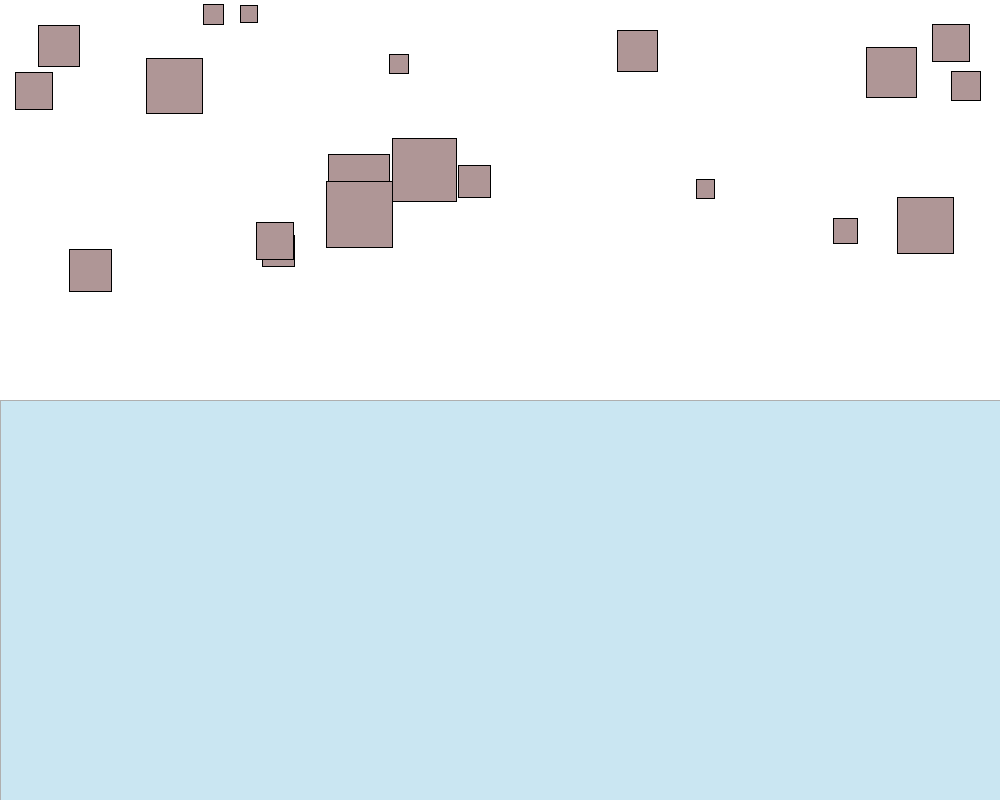
Frame 1 (no input)
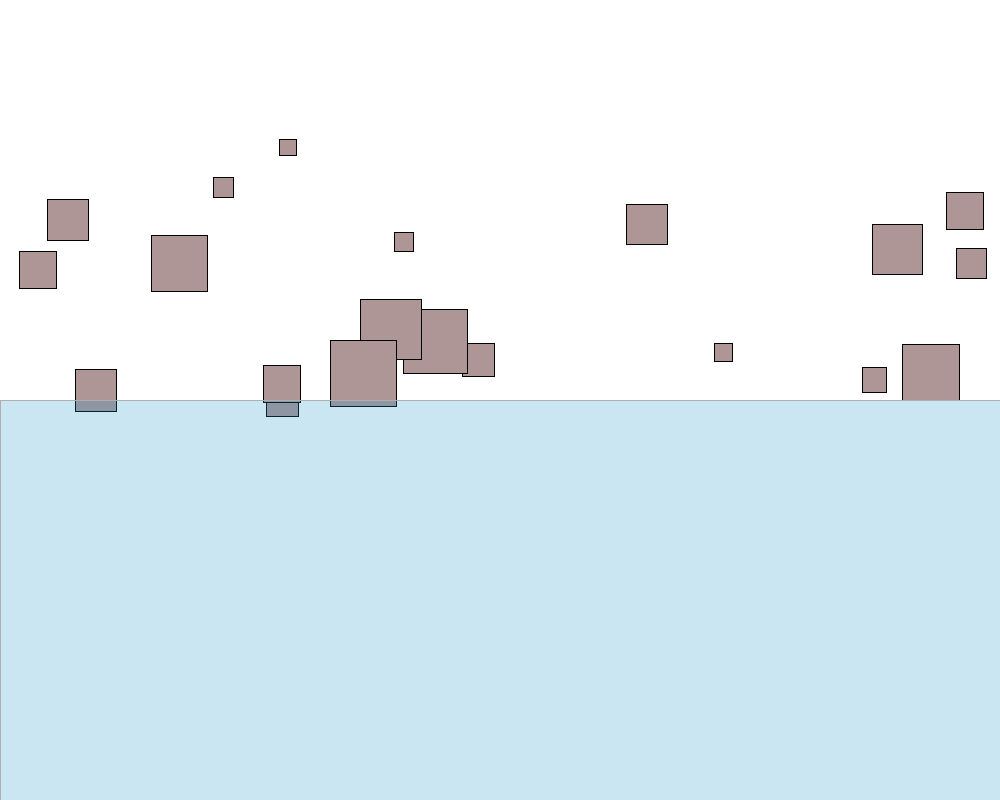
Frame 60 (the mouse pressed at the canvas centre just before this capture)
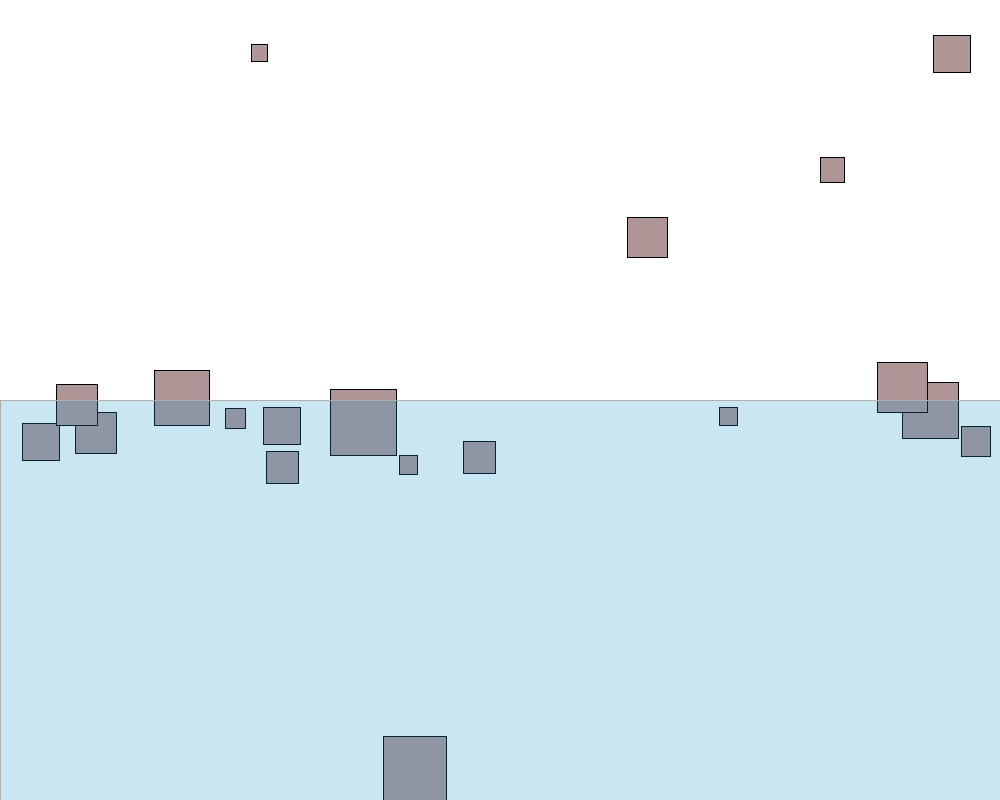
Frame 120 (the mouse held since frame 60 and released just before this capture)

The Processing sketch that drew these frames (run headless with seeded random() and noise(); from frame 60 on, the mouse is pressed at the canvas centre):

// Processing sketch: Ex2_6_Side_length_dependent_drag_force
// ── Ex2_6_Side_length_dependent_drag_force.pde
Mover[] movers = new Mover[20];

//Objective: To check the behaviour of moving objects in a medium having drag force; liquid. 
//Challenge: Can one object of a class access the methods and attributes of another object of the same class? 
//I mean can we anyhow prevent those stones from overlapping on to each other, by applying some sort 
//of checkEdge() function? 
//Well, we may try the approach by checking manually, for n movers, we'll have to check n*(n-1) times
// Better if we can try it with exercise 2.6. 
Liquid waterTub; 



void setup() {
  size(1000, 800);
  smooth();
  background(255);
   waterTub = new Liquid(0, height/2, width, height/2, 0.1); 
  for (int i = 0; i < movers.length; i++)
  {
    movers[i] = new Mover(random(0.1, 5),random(15, 70),  random(0, width), random(0, height/2-100));
  }
}




void draw()
{
  background(255);
  

  for (int i = 0; i < movers.length; i++)
  {
    float m = movers[i].mass;
    PVector wind = new PVector(0.01, 0);
    PVector gravity = new PVector(0, 0.1*m);

    PVector friction = movers[i].velocity.get(); //We want the velocity to be intact, so just making a copy
    friction.normalize(); //Friction is not directly proportional to the velocity.
    friction.mult(-1);   //Friction acts in the opposite direction to the velocity.
    float c = 0.01;       //Coefficient of friction.
    friction.mult(c);
    
    if(movers[i].isInsideLiquid(waterTub)) //Drag force only acts in the liquid part. 
    {
      movers[i].drag(waterTub); 
    }
    else
    {   
    movers[i].applyForce(friction); //Friction force of air molecule. Only active when in the air. 
    movers[i].applyForce(wind);     //Only active when the objects are in the air. 
    }

    movers[i].applyForce(gravity);  //Gravitaional force, always active along with other force. 
    movers[i].update();
    movers[i].checkEdges();
    movers[i].display();
  }
  waterTub.drawLiquid(); 
}

// ── Class_definitions.pde
class Mover {
  PVector location;
  PVector velocity;
  PVector acceleration;
  float   mass;
  float   sideLength; 

  Mover(float m, float l, float x, float y) {
    location = new PVector(x, y);
    velocity = new PVector(0, 0);
    acceleration = new PVector(0, 0);
    mass = m;
    sideLength = l; 
  }

  void applyForce(PVector force)
  {
    PVector f = PVector.div(force, mass);
    acceleration.add(f);
  }

  boolean isInsideLiquid(Liquid l)  
  {
    if (location.x + sideLength> l.x && location.x < l.x + l.w &&
      location.y + sideLength> l.y && location.y < l.y + l.h)    //Remember the co-ordinate system we are using here is a bit different. 
    {
      return true;
    } else
    {
      return false;
    }
  }


  void drag(Liquid l)
  {
    float speed = velocity.mag();
    float dragMagnitude = 0.1*sideLength*l.c * speed * speed;  //drag force = coefficient * speed * speed

    PVector drag = velocity.get();
    drag.mult(-1);  //Drag acts in the opposite direction of the objects velocity
    drag.normalize();   //Having only the direction
    drag.mult(dragMagnitude);   //Getting the final force.

    applyForce(drag);   //Applying the drag force.
  }

  void update() {
    velocity.add(acceleration);
    location.add(velocity);

    acceleration.mult(0);
  }

  void display() {
    stroke(0);
    fill(175, 150, 150);
    rect(location.x, location.y, sideLength, sideLength);
  }

  void checkEdges() {
    if (location.x + sideLength > width) {
      velocity.x = -1*velocity.x;
      location.x = width - sideLength;
    } else if (location.x  < 0) {
      velocity.x = -1*velocity.x;
      location.x = width;
    }
    if (location.y + sideLength> height) {
      velocity.y = -1*velocity.y;
      location.y = height - sideLength;
    } else if (location.y < 0) {
      velocity.y = -1*velocity.y;
      location.y = height;
    }
  }
}


class Liquid
{
  float x, y, w, h; //Positions and dimensions of the liquid
  float c = 0.01;

  Liquid(float x_, float y_, float w_, float h_, float c_)
  {
    x = x_;
    y = y_;
    w = w_;
    h = h_;
    c = c_;
  }

  void drawLiquid()
  {
    stroke(175);
    fill(30, 150, 200, 60);
    rect(x, y, w, h);
  }
}
